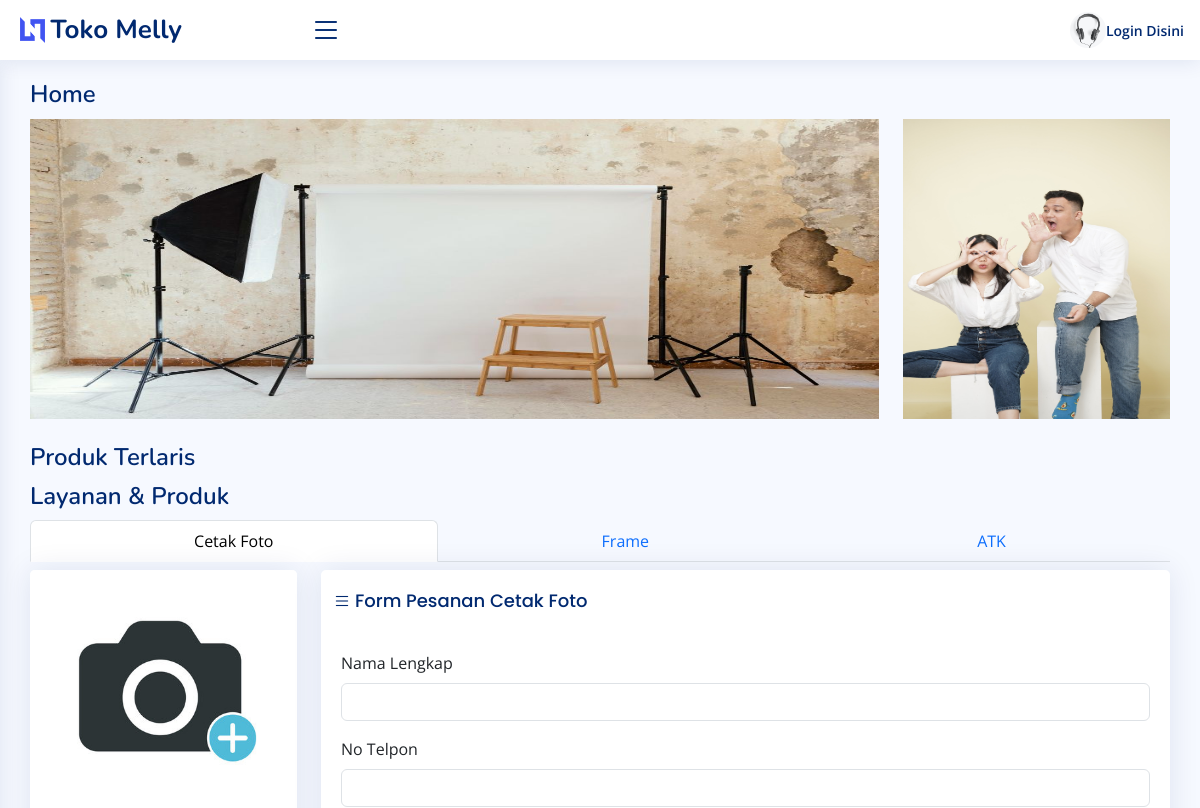
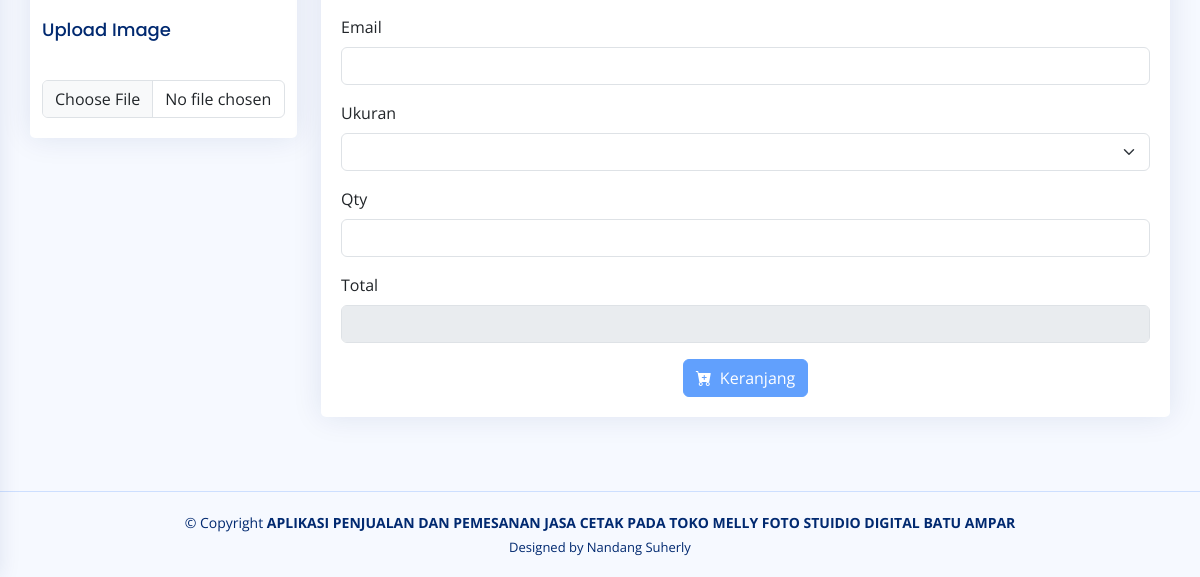
The app's page /, older data (2 pictures, top to bottom).
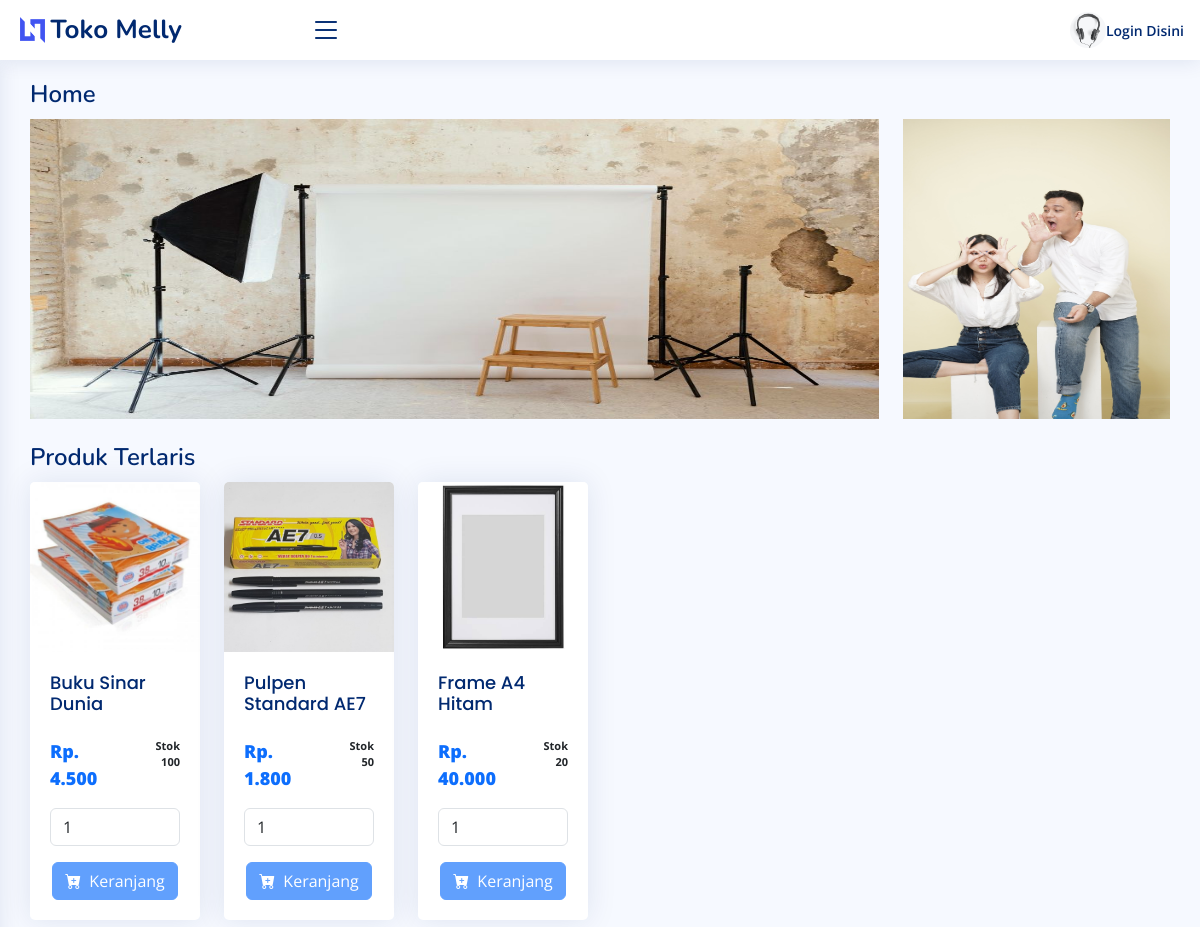
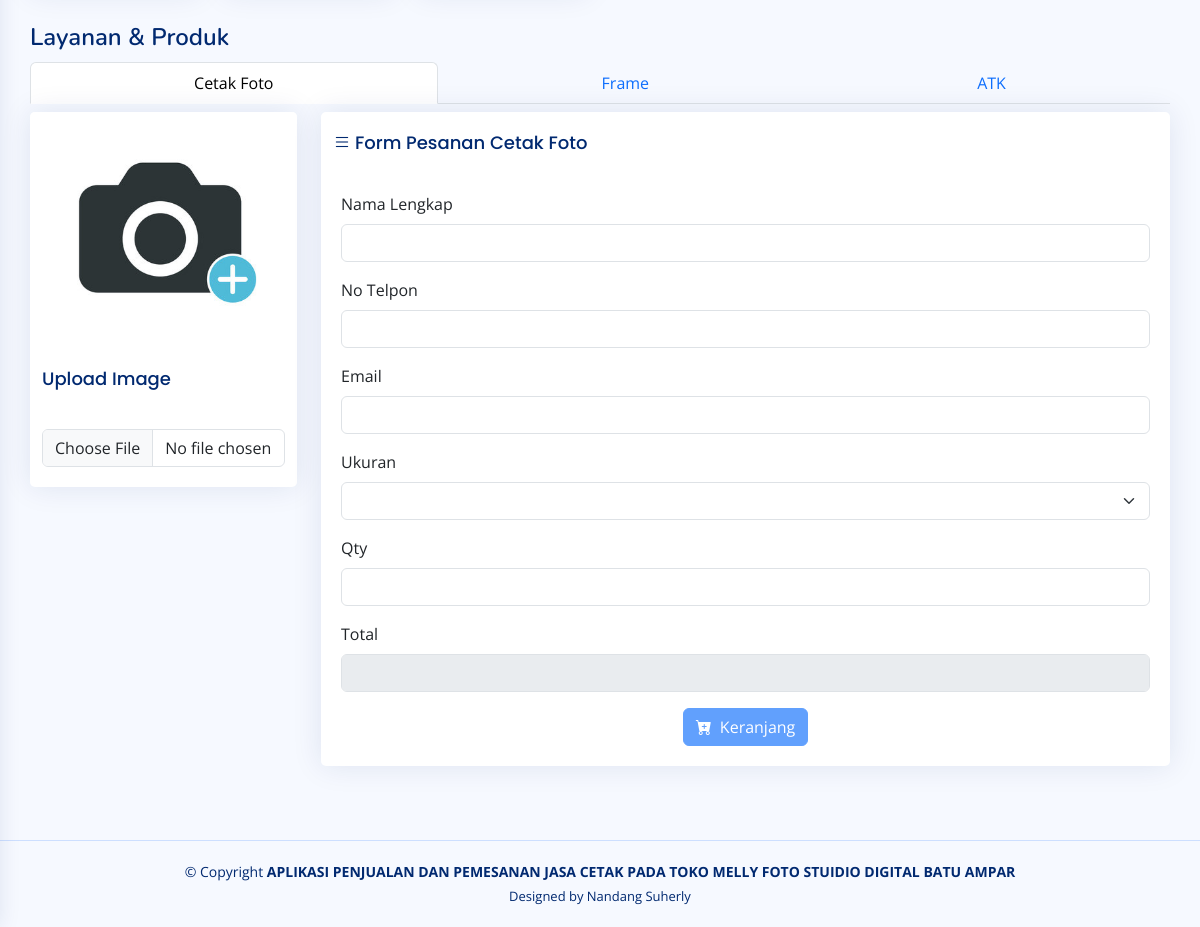
The same page, newer data (2 pictures, top to bottom).
### tables this page shows
CREATE TABLE `tbl_barang` (
  `id_barang` varchar(20) NOT NULL,
  `nm_barang` varchar(100) NOT NULL,
  `deskripsi` text NOT NULL,
  `jenis` enum('ATK','FRAME') NOT NULL,
  `harga` int NOT NULL,
  `diskon` int NOT NULL,
  `stok` int NOT NULL,
  `satuan` varchar(50) NOT NULL,
  `image` text NOT NULL,
  `record` timestamp NOT NULL
);

### application/controllers/User.php (called while the page is built, shortened)
<?php
class User extends CI_Controller
{
    public function __construct()
    {
        $this->load->model("M_data");
    }
    public function index()
    {
        $sessionRole = $this->session->userdata("role");
        $sessionLogin = $this->session->userdata("logged_in");
        if ($sessionLogin == true && $sessionRole == 2) {
            $data = array(
                "title" => "Home Page",
                "pages" => "home"
            );
            $this->load->view('structures/headerUser', $data);
            $this->load->view('structures/navbarUser');
            $this->load->view('structures/sidebarUser');
            $this->load->view('user/home');
            $this->load->view('structures/footer');
        } else if ($sessionLogin == true && $sessionRole == 1) {
            redirect(base_url("/Admin"));
        } else {
            $data = array(
                "title" => "Home Page",
                "pages" => "home",
                "data" => "disabled"
            );
            $this->load->view('structures/headerUser', $data);
            $this->load->view('structures/navbarUser');
            $this->load->view('structures/sidebarUser');
            $this->load->view('user/home');
            $this->load->view('structures/footer');
        }
    }
}

### index.php (called while the page is built, shortened)
<?php
require_once BASEPATH.'core/CodeIgniter.php';

### application/models/M_data.php (called while the page is built, shortened)
<?php
class M_data extends CI_Model
{
    function dataUkuran()
    {
        $this->db->select("*");
        $this->db->from("tbl_ukuran");
        return $this->db->get();
    }
    function dataAtk()
    {
        $this->db->select("*");
        $this->db->from("tbl_barang");
        $this->db->where("jenis='ATK'");
        return $this->db->get();
    }
    function dataFrame()
    {
        $this->db->select("*");
        $this->db->from("tbl_barang");
        $this->db->where("jenis='FRAME'");
        return $this->db->get();
    }
    function dataTerlaris()
    {
        $this->db->select("*");
        $this->db->from("tbl_barang");
        $this->db->limit(6);
        return $this->db->get();
    }
}

### application/views/user/home.php (the view, shortened to what the rows shown need)
<?php
if ($this->session->userdata("logged_in") == true) {
    $btn = "";
    $form = "disabled";
} else {
    $btn = "disabled";
}
?>
<main id="main" class="main">
    <section class="section dashboard">
        <div class="row">
            <div class="pagetitle">
                <h1>Home</h1>
            </div>
            <div class="pagetitle">
                <h1>Produk Terlaris</h1>
            </div>
            <div class="col-lg-12">
                <div class="row">
                    <?php
                    $get = $this->M_data->dataTerlaris()->result();
                    foreach ($get as $dt) {
                    ?>
                        <div class="col-lg-2">
                            <div class="card">
                                <form action="<?= base_url('/User/inputBarang') ?>" method="post">
                                    <img src="<?= base_url('/assets/img/barang/' . $dt->image) ?>" class="card-img-top" alt="...">
                                    <div class="card-body">
                                        <h5 class="card-title"><?= (str_word_count($dt->nm_barang) > 5) ? substr($dt->nm_barang, 0, 20) . "..." : $dt->nm_barang ?></h5>
                                        <div class="row p-0">
                                            <div class="col-lg-8">
                                                <p style="text-align: left; font-size: 18px; font-weight: bold; color: #0d6efd;"><b>Rp. <?= number_format($dt->harga, 0, ',', '.')  ?></b></p>
                                            </div>
                                            <div class="col-lg-4">
                                                <p style="text-align: right; font-size: 11px; font-weight: bold;">Stok <?= $dt->stok ?></p>
                                            </div>
                                        </div>
                                        <div class="col-lg-12 mb-3">
                                            <input type="number" class="form-control input-spinner" name="qtyBrg" id="qtyBrg" value="1" min="1" max="<?= $dt->stok ?>">
                                        </div>
                                        <div class="text-center">
                                            <button type="submit" class="btn btn-primary" <?= $btn ?>><i class="bi bi-cart-plus-fill me-1"></i> Keranjang</button>
                                        </div>
                                    </div>
                                </form>
                            </div>
                        </div>
                    <?php
                    }
                    ?>
                </div>
            </div>
            <div class="pagetitle">
                <h1>Layanan & Produk</h1>
            </div>
        </div>
    </section>
</main>

Row changes from the older to the newer data that the page shows:
added tbl_barang: image (picture), nm_barang "Buku Sinar Dunia", harga "4.500", stok "100"
added tbl_barang: image (picture), nm_barang "Pulpen Standard AE7", harga "1.800", stok "50"
added tbl_barang: image (picture), nm_barang "Frame A4 Hitam", harga "40.000", stok "20"
